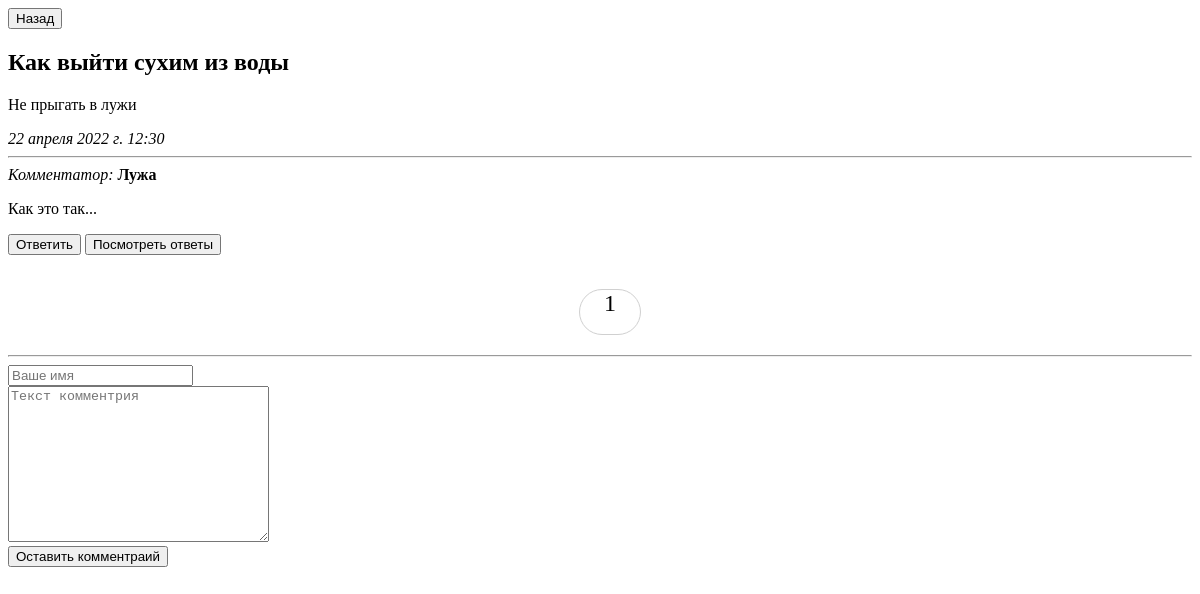
Page /19/ on the committed database.
### articles/models.py (models this page shows, shortened)
class Article(models.Model):
    title = models.CharField('Название статьи', max_length= 100)
    text = models.TextField('Текст статьи')
    pub_date = models.DateTimeField('Дата публикации')
    class Meta:
        verbose_name = 'Статья'
        verbose_name_plural = 'Статьи'

class Comment(models.Model):
    article = models.ForeignKey(Article, on_delete= models.CASCADE)
    parents_id = models.CharField('Родители комментария',max_length= 200)
    active = models.BooleanField(default=True)
    author_name = models.CharField('Имя автора', max_length= 50, unique=True)
    text = models.CharField('Текст комментария', max_length= 200)
    class Meta:
        verbose_name = 'Комментарии'
        verbose_name_plural = 'Комментарии'

### articles/views.py (the view)
# urls.py: path('<int:article_id>/', views.detail, name= 'detail'),
def detail(request, article_id):      # вывод статьи с комментариями
    try:
        a = Article.objects.get(id = article_id)
    except:
        raise Http404("Статья не найдена!")
    latest_comments_list = a.comment_set.filter(active=True).order_by('-id') #комментарии родительские, с последнего
    latest_comments_comments_list = a.comment_set.filter(active=False).order_by('id') #все дочерние комментарии
    all_comment = []
    for comment in latest_comments_list:
        comment = comment_to_dictionary(comment)    #Query делаем в словарь(dict)
        comment = create_api(comment, latest_comments_comments_list, 4, 1)
        all_comment.append(comment)
    paginator = Paginator(all_comment, 5)     #Полученный весь список, с словарями, оборачиваем в пагинатор, первые 5
    page_number = request.GET.get('page')
    post = paginator.get_page(page_number)
    return render(request, 'detail.html', {'article' : a, 'all_comment' : post })

### articles/views.py (called while the page is built)
def comment_to_dictionary(model_comment_object):
    if model_comment_object == None:
        return None
    dictionary = {}
    dictionary["id"] = model_comment_object.id
    dictionary["author_name"] = model_comment_object.author_name
    dictionary["text"] = model_comment_object.text
    dictionary["parent_id"] = model_comment_object.parents_id
    dictionary["article_id"] = model_comment_object.article.id
    return dictionary

### articles/templates/detail.html (shortened to what this page needs)
{% extends 'base.html' %}
{% block content%}
<a  class="new_article" href="{% url 'articles:home'  %}" > <button type="button">Назад</button></a>
<div class="article_id" value="{{ article.id }}"></div><h2>{{ article.title }}</h2>
<p>{{ article.text }}</p>
<em>{{ article.pub_date }}</em>
<hr>
<div class="comments" id="comments">
{% if all_comment %}
    {% for c_1 in all_comment %}
        <div class = "comment_1" name= "comment" value = '{{ c_1.parent.id }}' >
                <em>Комментатор: </em><strong>{{ c_1.parent.author_name }}</strong>
                <p> {{ c_1.parent.text }} </p>
                <button type="button" class = "answer_button" value="{{ c_1.parent.id }}" >Ответить</button>
                {% if c_1.child %}
                    <button name="created"  type="button" class = "answer_show_button" value="2" >Посмотреть ответы</button>
                {% endif %}
            <br>
            <br>
        </div>
    {% endfor %}
        <nav class='list-pages'>
            <ul>
                {% for p in all_comment.paginator.page_range %}
                <li class='page-num'>
                    <a href="?page={{ p }}">{{ p }}</a>
                </li>
                {% endfor %}
            </ul>
        </nav>
{% else %}
    Комментарии не найдены, станьте первым!
{% endif %}
</div>
<hr>
<div id="add_comment" >
    <form action='' method="POST">
        <input type="text" id = 'add_name_comment_1' required placeholder="Ваше имя" name="name"><br>
        <textarea  name="text" id = 'add_text_comment_1' required="" placeholder="Текст комментрия" cols="30" rows="10"></textarea><br>
        <input type="button" id=1 class="sent_button_comment" value="Оставить комментраий"> </input>
    </form>
</div>
{% endblock %}

### articles/static/articles/css/style.css (style rules this page uses)
.list-pages { text-align: center; margin: 0 0 20px 0; }
.list-pages ul li { display: inline-block; margin: 0 20px 0 0; }
.list-pages a { color: #000; font-size: 24px; text-decoration: none; }
.list-pages .page-num, .page-num-selected { display: inline-block; width: 60px; height: 44px; padding: 0 0 0 0; border: 1px solid #d0d0d0; border-radius: 30px; }

### rows in the picture
Article: title "Как выйти сухим из воды", text "Не прыгать в лужи", pub_date "22 апреля 2022 г. 12:30"
Comment: parent.author_name "Лужа", parent.text "Как это так..."

### other values in the picture
{{ p }} "1"
